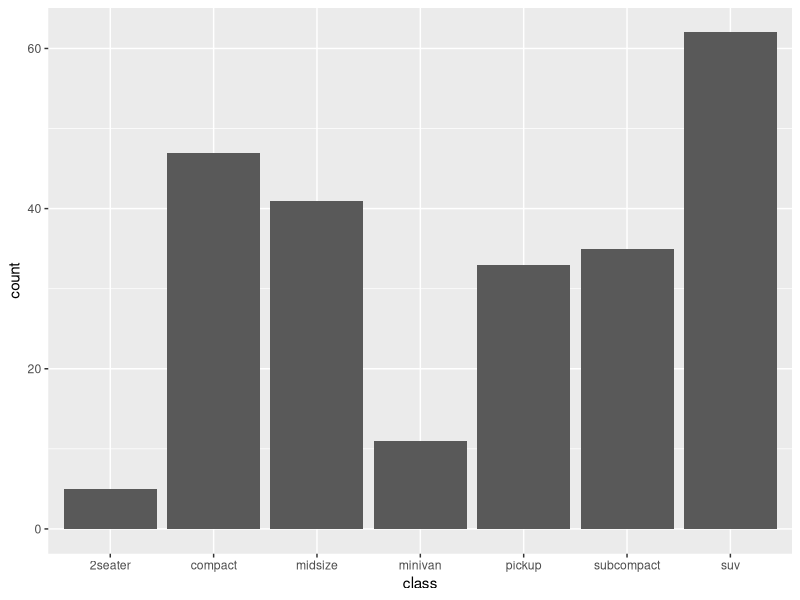
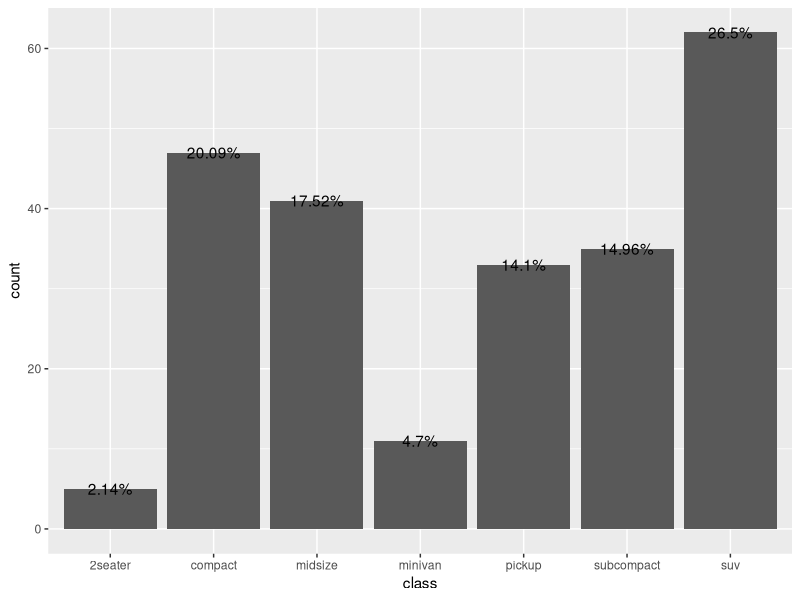
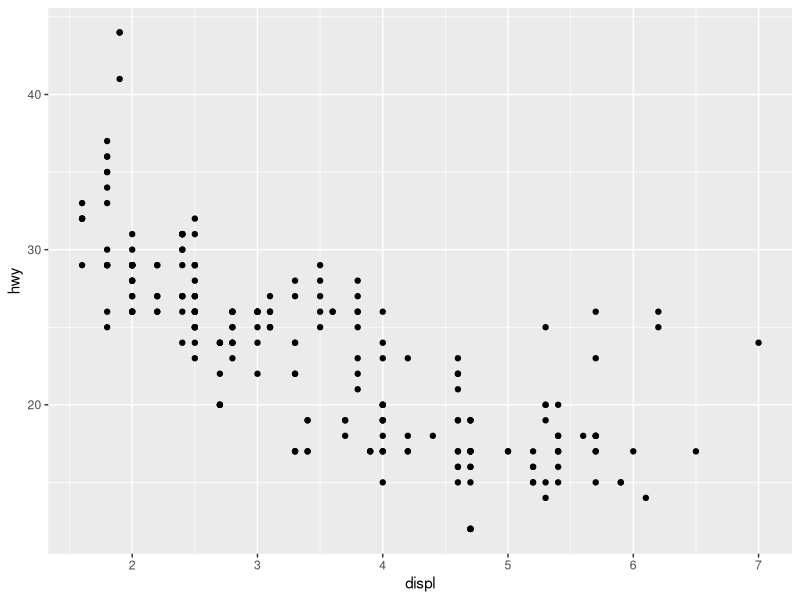
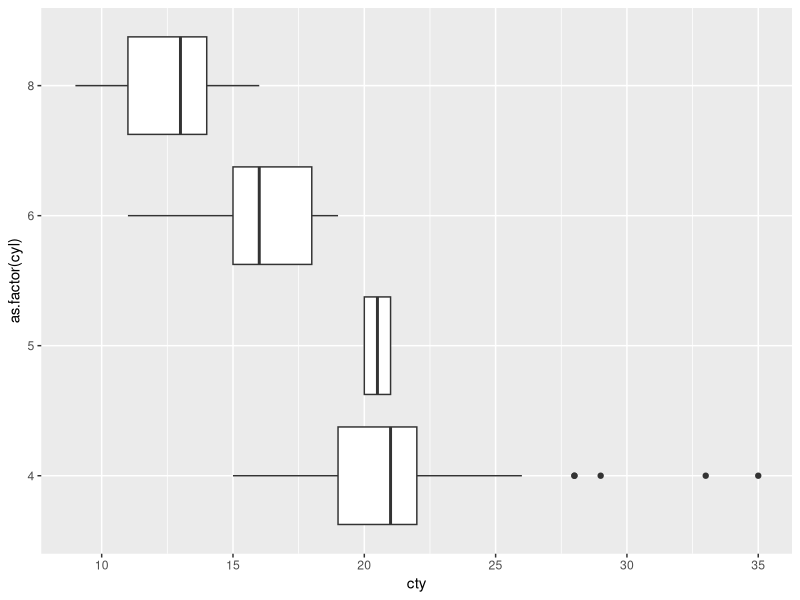

Source code (R) for these figures, in order:
#install and load ggplot2
install.packages("ggplot2")
library(ggplot2)

#load mpg data 
data(mpg)

#view first few rows of the data 
head(mpg)

#view the dataframe
View(mpg)


#Visualize the distribution of car classes (class variable) with a bar plot and determine the
#proportion of each car type. Identify the most common car type.

bar <- ggplot(data = mpg, mapping = aes(x=class)) + geom_bar() 

#view barchart
bar

#adding percentages to the barchart
barwithperct <- ggplot(data= mpg, mapping = aes(x=class)) + geom_bar() + geom_text(stat = 'count', aes(label = paste0(round(..count../sum(..count..)*100, 2), "%")))
barwithperct

#Engine Size and Fuel Efficiency
 #Plot a scatterplot of engine displacement (displ) vs. highway fuel efficiency (hwy).
 #Describe any observable trend. Does a larger engine size generally correlate with lower fuel efficiency?

scatter <- ggplot(data = mpg, mapping = aes(x=displ, y=hwy)) + geom_point()
scatter



#Analyzing Drive Type
#Create subsets for each drive type (drv), i.e., f (front-wheel), r (rear-wheel), and 4 (4wd).
# Compare the average highway fuel efficiency (hwy) across these subsets using mean() and sd().
# Identify which drive type tends to have the highest and lowest fuel efficiency.



#Exploring Fuel Economy by Cylinder Count
# Visualize the distribution of city fuel economy (cty) across cars with different numbers of cylinders (cyl) using a boxplot.
# Determine if there’s a noticeable trend in fuel efficiency with increasing cylinder count.
bplot <- ggplot(data = mpg, mapping = aes(x=cty, y= as.factor(cyl))) + geom_boxplot()
bplot



#Factors Influencing Fuel Efficiency
#Investigate which variables might influence fuel efficiency (cty and hwy) the most.
# Use appropriate visualizations (scatterplots, boxplots) to examine relationships between class, displ, cyl, and fuel efficiency.
# Summarize your findings and suggest possible reasons for the relationships observed.

